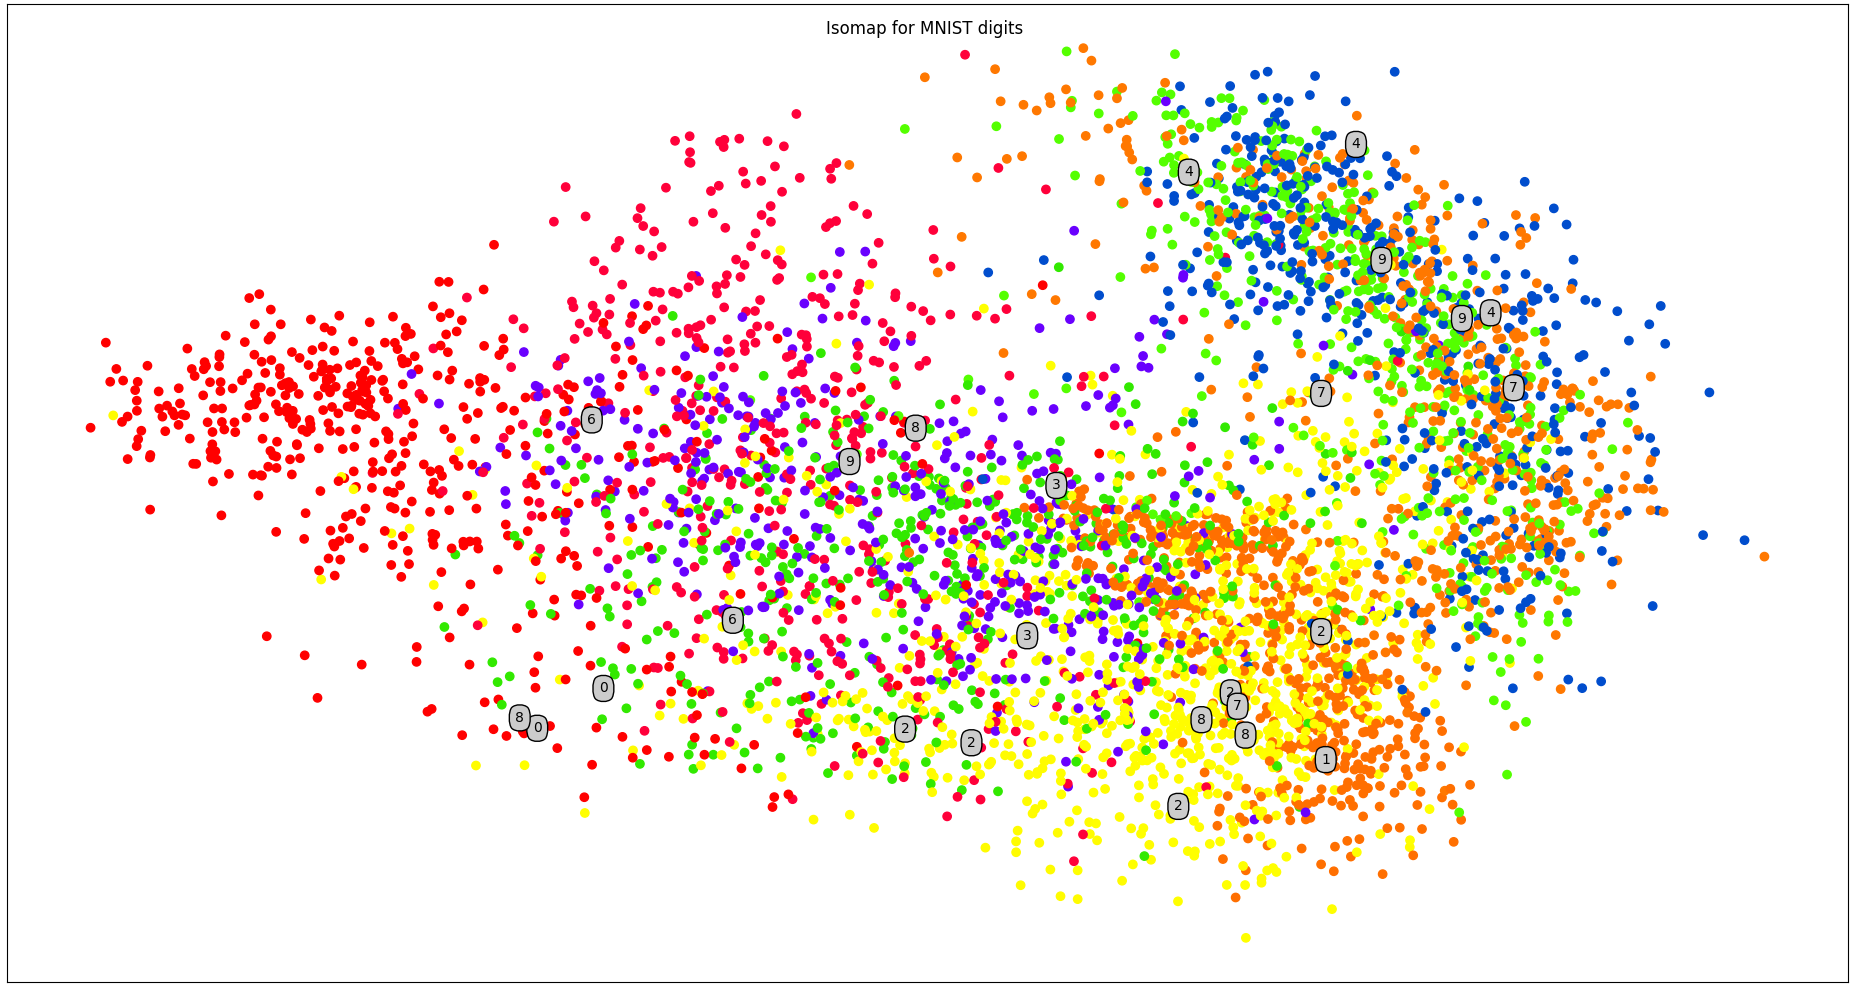

Source code (Python):
import numpy as np
import matplotlib.pyplot as plt
from itertools import product
from sklearn.manifold import Isomap
from sklearn.datasets import fetch_mldata
from sklearn.utils import shuffle

#use all digits
#mnist = fetch_mldata("MNIST original")
mnist = fetch_mldata("MNIST Original")
mytargets = list(range(0,10))
#mytargets = [1,7]
XX_train, yy_train = mnist.data / 255., mnist.target
X_train=[]
y_train=[]
for i, label in enumerate(yy_train):
  if label in mytargets:
    X_train.append(XX_train[i])
    y_train.append(yy_train[i])
num_samples_to_plot = 5000
X_train, y_train = shuffle(X_train, y_train)
X_train, y_train = X_train[:num_samples_to_plot], y_train[:num_samples_to_plot]  # lets subsample a bit for a first impression

for digit in mytargets:
  instances=[i for i in y_train if i==digit]
  print ("Digit",digit,"appears ",len(instances), "times")

transformer = Isomap(n_neighbors = 10, n_components = 2)
fig, plot = plt.subplots()
fig.set_size_inches(50, 50)
plt.prism()

X_transformed = transformer.fit_transform(X_train)
plot.scatter(X_transformed[:, 0], X_transformed[:, 1], c=y_train)
plot.set_xticks(())
plot.set_yticks(())

count=0;
plt.tight_layout()
plt.suptitle("Isomap for MNIST digits ")
for label , x, y in zip(y_train, X_transformed[:, 0], X_transformed[:, 1]):
#Lets annotate every 1 out of 200 samples, otherwise graph will be cluttered with anotations
  if count % 200 == 0:
    plt.annotate(str(int(label)),xy=(x,y), color='black', weight='normal',size=10,bbox=dict(boxstyle="round4,pad=.5", fc="0.8"))
  count = count + 1
#plt.savefig("mnist_pca.png")
plt.show()
